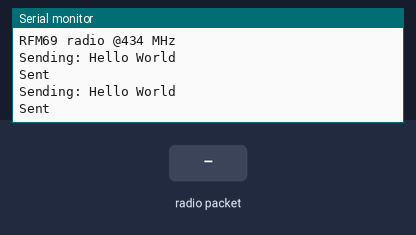
Bench run of a sketch on a simulated Arduino Uno, built with avr-gcc and run on an emulated ATmega328P. Parts: the last lines printed to the serial monitor. Inputs (shaded band) come from the test bench. No radio packets arrive unless stated.

Above: at 3.0 s.
3.1 s: radio packet "1" arrives
At 3.9 s:
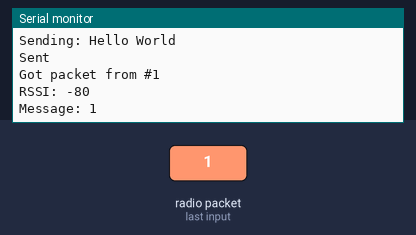
4.8 s: radio packet "0" arrives
At 6.1 s:
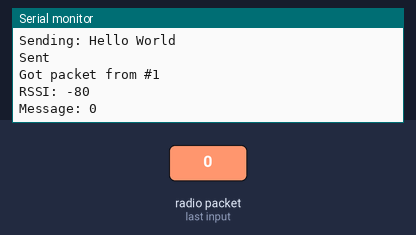
6.3 s: radio packet "2" arrives
At 7.4 s:
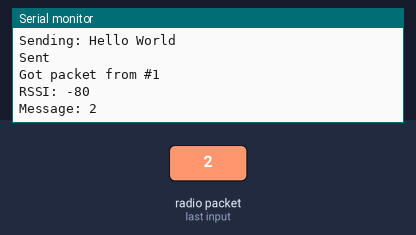

The sketch:

RFM69_TXRX.ino
```cpp
#include <SPI.h>
#include <RH_RF69.h>
#include <RHReliableDatagram.h>

// Change to 434.0 or other frequency, must match RX's freq!
#define RF69_FREQ 434.0

// Where to send packets to!
#define DEST_ADDRESS   255
// change addresses for each client board, any number :)
#define MY_ADDRESS     2

// Pinouts
#define RFM69_CS      A3
#define RFM69_RST     A2
#define RFM69_IRQ     2

// Singleton instance of the radio driver
RH_RF69 rf69(RFM69_CS, RFM69_IRQ);

// Class to manage message delivery and receipt, using the driver declared above
RHReliableDatagram rf69_manager(rf69, MY_ADDRESS);

void setup() {
  Serial.begin(9600);

  // set reset
  pinMode(RFM69_RST, OUTPUT);
  digitalWrite(RFM69_RST, LOW);

  // manual reset
  digitalWrite(RFM69_RST, HIGH);
  delay(10);
  digitalWrite(RFM69_RST, LOW);
  delay(10);

  // init RF69
  if (!rf69_manager.init()) {
    Serial.println("RFM69 radio init failed");
    while (1);
  } else Serial.println("RFM69 radio init OK!");

  // Defaults after init are 434.0MHz, modulation GFSK_Rb250Fd250, +13dbM (for low power module)
  if (!rf69.setFrequency(RF69_FREQ)) {
    Serial.println("setFrequency failed");
  }

  // If you are using a high power RF69 eg RFM69HW, you *must* set a Tx power with the
  // ishighpowermodule flag set like this:
  rf69.setTxPower(20, true);  // range from 14-20 for power, 2nd arg must be true for 69HCW

  // The encryption key has to be the same as the one in the server
  uint8_t key[] = { 0x01, 0x02, 0x03, 0x04, 0x05, 0x06, 0x07, 0x08,
                    0x01, 0x02, 0x03, 0x04, 0x05, 0x06, 0x07, 0x08
                  };
  rf69.setEncryptionKey(key);

  // print details
  Serial.println("RFM69 radio @" + String((int)RF69_FREQ) + String(" MHz"));
}

void do_transmit(String message) {
  // convert string to char array
  char radiopacket[50];
  message.toCharArray(radiopacket, 50);
  Serial.println("Sending: " + String(radiopacket));
  // Send a message to the DESTINATION!
  if (rf69_manager.sendtoWait((uint8_t *)radiopacket, strlen(radiopacket), DEST_ADDRESS)) {
    Serial.println("Sent");
  }
}

void do_receive() {
  uint8_t buf[RH_RF69_MAX_MESSAGE_LEN];
  if (rf69_manager.available())
  {
    // Wait for a message addressed to us from the client
    uint8_t len = sizeof(buf);
    uint8_t from;
    if (rf69_manager.recvfromAck(buf, &len, &from)) {
      buf[len] = 0; // zero out remaining string
      Serial.println("Got packet from #" + String(from));
      Serial.println("RSSI: " + String(rf69.lastRssi()));
      Serial.println("Message: " + String((char*)buf));
    }
  }
}

void loop() {
  delay(1000);
  String message = "Hello World";
  do_transmit(message);
  do_receive();
}
```

Measured:
- after the input at 3.1 s, the serial monitor: prints a new line after 0.23 s (image 1)
- after the input at 4.8 s, the serial monitor: prints a new line after 0.76 s (image 2)
- after the input at 6.3 s, the serial monitor: prints a new line after 0.36 s (image 3)
